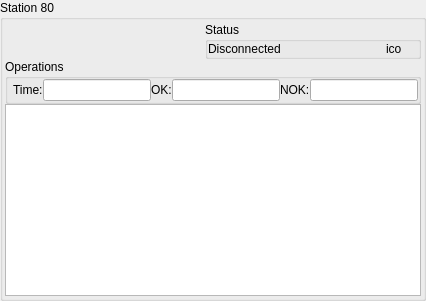
           <widget class="QGroupBox" name="groupBoxSt80">
            <property name="minimumSize">
             <size>
              <width>360</width>
              <height>200</height>
             </size>
            </property>
            <property name="maximumSize">
             <size>
              <width>16777215</width>
              <height>16777215</height>
             </size>
            </property>
            <property name="title">
             <string>Station 80</string>
            </property>
            <layout class="QGridLayout" name="gridLayout_9">
             <property name="leftMargin">
              <number>2</number>
             </property>
             <property name="topMargin">
              <number>2</number>
             </property>
             <property name="rightMargin">
              <number>2</number>
             </property>
             <property name="bottomMargin">
              <number>2</number>
             </property>
             <property name="spacing">
              <number>0</number>
             </property>
             <item row="0" column="0">
              <layout class="QGridLayout" name="gridLayoutSt80">
               <property name="spacing">
                <number>0</number>
               </property>
               <item row="0" column="1">
                <widget class="QGroupBox" name="groupBoxSt80Status">
                 <property name="title">
                  <string>Status</string>
                 </property>
                 <property name="flat">
                  <bool>true</bool>
                 </property>
                 <layout class="QHBoxLayout" name="horizontalLayout_19">
                  <property name="spacing">
                   <number>0</number>
                  </property>
                  <property name="leftMargin">
                   <number>0</number>
                  </property>
                  <property name="topMargin">
                   <number>0</number>
                  </property>
                  <property name="rightMargin">
                   <number>0</number>
                  </property>
                  <property name="bottomMargin">
                   <number>0</number>
                  </property>
                  <item>
                   <widget class="QLabel" name="labelSt80Status">
                    <property name="text">
                     <string>Disconnected</string>
                    </property>
                   </widget>
                  </item>
                  <item>
                   <widget class="QLabel" name="labelSt80Ico">
                    <property name="maximumSize">
                     <size>
                      <width>32</width>
                      <height>32</height>
                     </size>
                    </property>
                    <property name="text">
                     <string>ico</string>
                    </property>
                   </widget>
                  </item>
                 </layout>
                </widget>
               </item>
               <item row="0" column="0">
                <spacer name="horizontalSpacerSt80">
                 <property name="orientation">
                  <enum>Qt::Horizontal</enum>
                 </property>
                 <property name="sizeType">
                  <enum>QSizePolicy::Maximum</enum>
                 </property>
                 <property name="sizeHint" stdset="0">
                  <size>
                   <width>200</width>
                   <height>20</height>
                  </size>
                 </property>
                </spacer>
               </item>
              </layout>
             </item>
             <item row="1" column="0">
              <widget class="QGroupBox" name="groupBoxSt80_2">
               <property name="title">
                <string>Operations</string>
               </property>
               <property name="flat">
                <bool>true</bool>
               </property>
               <layout class="QHBoxLayout" name="horizontalLayout_20">
                <property name="spacing">
                 <number>0</number>
                </property>
                <property name="leftMargin">
                 <number>5</number>
                </property>
                <property name="topMargin">
                 <number>0</number>
                </property>
                <property name="rightMargin">
                 <number>0</number>
                </property>
                <property name="bottomMargin">
                 <number>0</number>
                </property>
                <item>
                 <widget class="QLabel" name="staticSt80Time">
                  <property name="text">
                   <string>Time:</string>
                  </property>
                 </widget>
                </item>
                <item>
                 <widget class="QLineEdit" name="lineEditSt80Time">
                  <property name="readOnly">
                   <bool>true</bool>
                  </property>
                 </widget>
                </item>
                <item>
                 <widget class="QLabel" name="staticSt80Ok">
                  <property name="text">
                   <string>OK:</string>
                  </property>
                 </widget>
                </item>
                <item>
                 <widget class="QLineEdit" name="lineEditSt80Ok">
                  <property name="readOnly">
                   <bool>true</bool>
                  </property>
                 </widget>
                </item>
                <item>
                 <widget class="QLabel" name="staticSt80Nok">
                  <property name="text">
                   <string>NOK:</string>
                  </property>
                 </widget>
                </item>
                <item>
                 <widget class="QLineEdit" name="lineEditSt80Nok">
                  <property name="readOnly">
                   <bool>true</bool>
                  </property>
                 </widget>
                </item>
               </layout>
              </widget>
             </item>
             <item row="2" column="0">
              <widget class="QPlainTextEdit" name="plainTextEditSt80">
               <property name="layoutDirection">
                <enum>Qt::LeftToRight</enum>
               </property>
               <property name="autoFillBackground">
                <bool>false</bool>
               </property>
               <property name="readOnly">
                <bool>true</bool>
               </property>
              </widget>
             </item>
            </layout>
           </widget>
